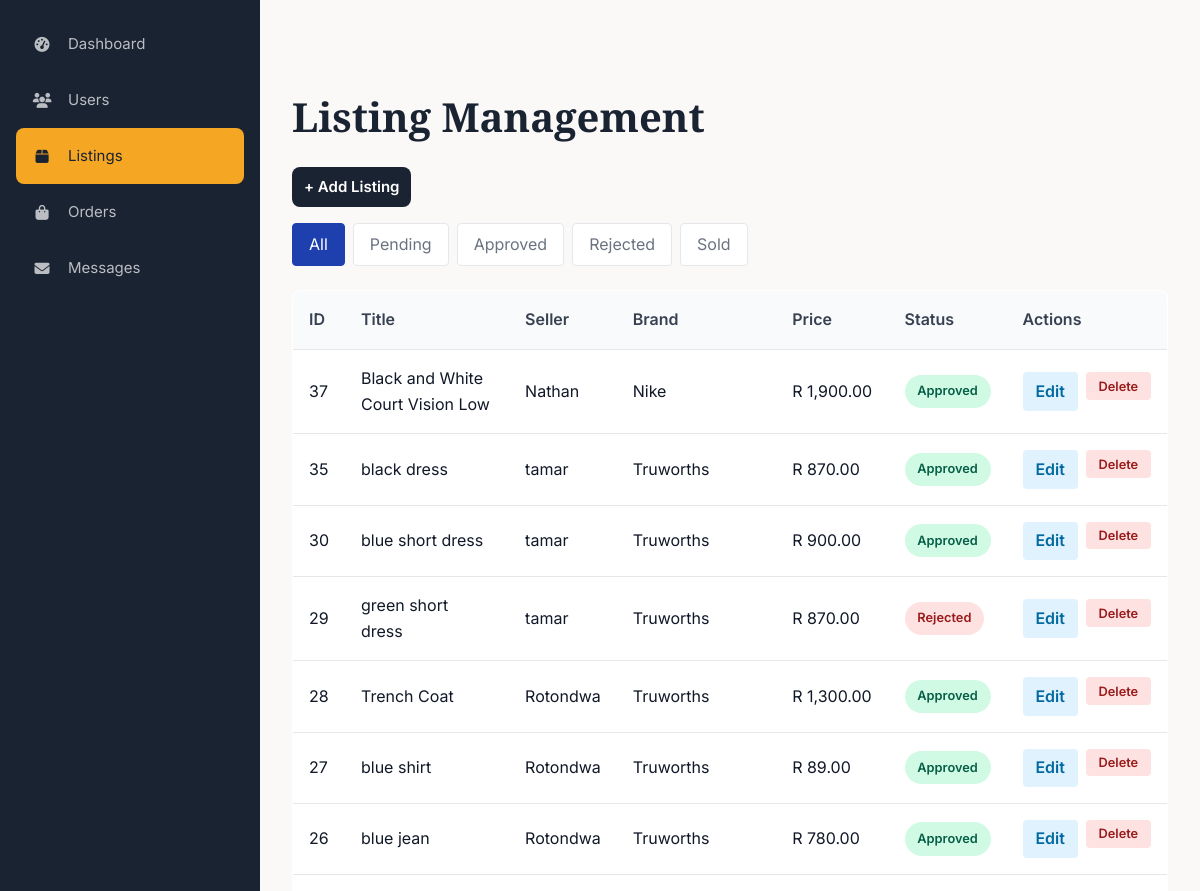
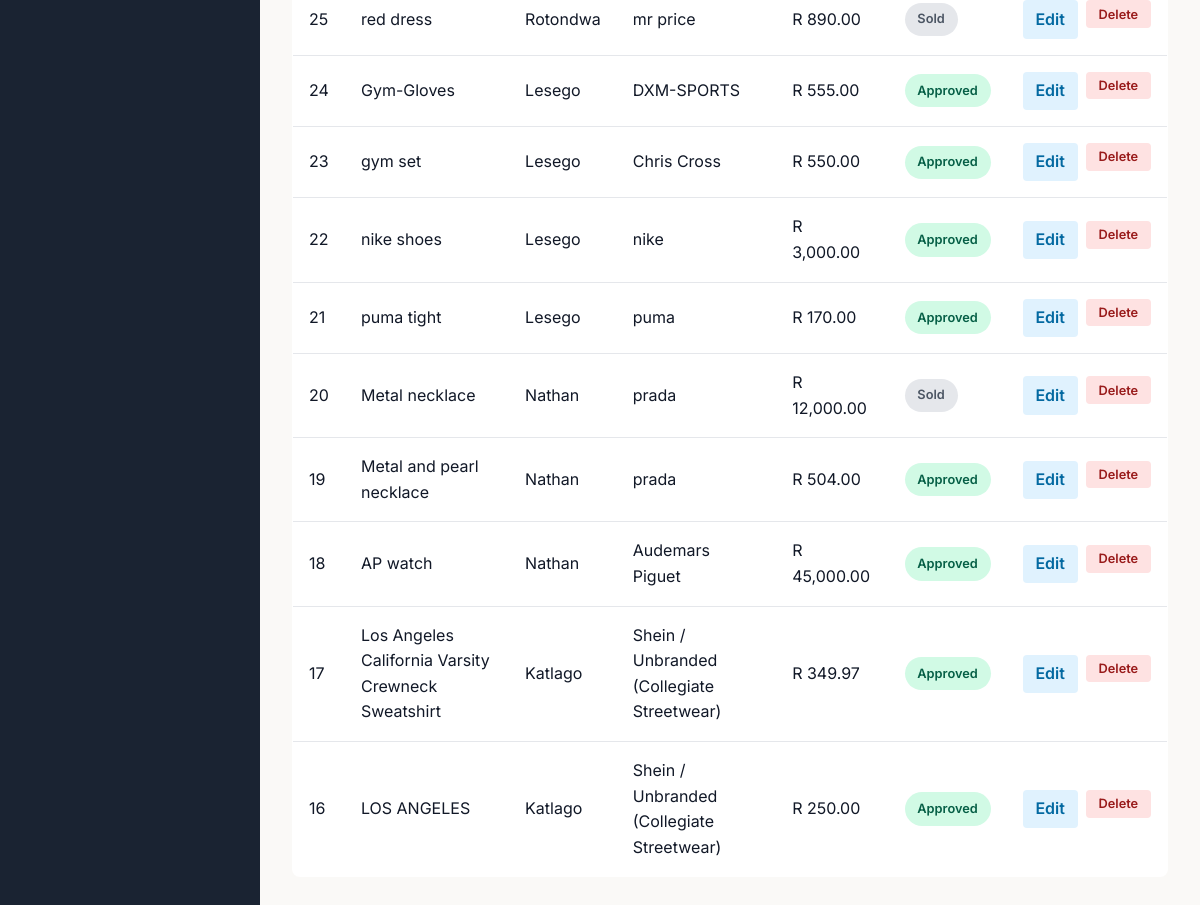
The page /Pastimes/admin/listings.php (signed in) on the database its author committed (2 pictures, top to bottom).
### tables this page shows
CREATE TABLE `tblclothes` (
  `clothingID` int(11) NOT NULL,
  `sellerID` int(11) NOT NULL,
  `title` varchar(150) NOT NULL,
  `brand` varchar(100) DEFAULT NULL,
  `category` enum('tops','bottoms','dresses','outerwear','footwear','accessories','activewear') DEFAULT NULL,
  `size` varchar(20) DEFAULT NULL,
  `itemCondition` enum('like new','good','fair') NOT NULL,
  `price` decimal(10,2) NOT NULL,
  `description` text DEFAULT NULL,
  `imagePath` varchar(255) DEFAULT 'images/default-clothing.jpg',
  `status` enum('pending','approved','sold','rejected') DEFAULT 'pending',
  `suggestedPrice` decimal(10,2) DEFAULT NULL,
  `co2Saved` decimal(5,2) DEFAULT 3.00,
  `waterSaved` int(11) DEFAULT 2700,
  `createdAt` timestamp NOT NULL DEFAULT current_timestamp()
);

CREATE TABLE `tbluser` (
  `userID` int(11) NOT NULL,
  `fullName` varchar(100) NOT NULL,
  `email` varchar(150) NOT NULL,
  `username` varchar(50) NOT NULL,
  `passwordHash` varchar(255) NOT NULL,
  `role` enum('buyer','seller','both') DEFAULT 'buyer',
  `status` enum('pending','active','suspended') DEFAULT 'pending',
  `address` text DEFAULT NULL,
  `city` varchar(100) DEFAULT NULL,
  `postalCode` varchar(20) DEFAULT NULL,
  `phone` varchar(20) DEFAULT NULL,
  `profilePic` varchar(255) DEFAULT 'images/default-avatar.png',
  `createdAt` timestamp NOT NULL DEFAULT current_timestamp()
);

### Pastimes/includes/functions.php (called while the page is built, shortened)
<?php
function sanitizeInput($data) {
    $data = trim($data);
    $data = stripslashes($data);
    $data = htmlspecialchars($data, ENT_QUOTES, 'UTF-8');
    return $data;
}
function formatPrice($amount) {
    return 'R ' . number_format($amount, 2);
}
?>

### Pastimes/admin/listings.php (the view, shortened to what this page needs)
<?php
require_once '../includes/DBConn.php';
require_once '../includes/functions.php';
$status = sanitizeInput($_GET['status'] ?? '');
$where = '';
$query = "SELECT c.*, u.fullName FROM tblClothes c JOIN tblUser u ON c.sellerID = u.userID $where ORDER BY c.createdAt DESC";
$result = $conn->query($query);
$listings = $result->fetch_all(MYSQLI_ASSOC);
?>
<?php include 'includes/admin-header.php'; ?>
<h1 style="margin: 0 0 1.5rem 0;">Listing Management</h1>
<div style="margin-bottom:1rem;">
    <a href="add_listing.php" class="btn btn-primary" style="padding:0.5rem 0.75rem;">+ Add Listing</a>
</div>
<div class="filter-tabs">
    <a href="listings.php" class="<?php echo empty($status) ? 'active' : ''; ?>">All</a>
    <a href="listings.php?status=pending" class="<?php echo $status === 'pending' ? 'active' : ''; ?>">Pending</a>
    <a href="listings.php?status=approved" class="<?php echo $status === 'approved' ? 'active' : ''; ?>">Approved</a>
    <a href="listings.php?status=rejected" class="<?php echo $status === 'rejected' ? 'active' : ''; ?>">Rejected</a>
    <a href="listings.php?status=sold" class="<?php echo $status === 'sold' ? 'active' : ''; ?>">Sold</a>
</div>
<table class="listings-table">
    <thead>
        <tr>
            <th>ID</th>
            <th>Title</th>
            <th>Seller</th>
            <th>Brand</th>
            <th>Price</th>
            <th>Status</th>
            <th>Actions</th>
        </tr>
    </thead>
    <tbody>
        <?php foreach ($listings as $listing): ?>
            <tr>
                <td><?php echo $listing['clothingID']; ?></td>
                <td><?php echo htmlspecialchars($listing['title']); ?></td>
                <td><?php echo htmlspecialchars($listing['fullName']); ?></td>
                <td><?php echo htmlspecialchars($listing['brand']); ?></td>
                <td><?php echo formatPrice($listing['price']); ?></td>
                <td>
                    <?php
                    $statusClass = 'status-' . $listing['status'];
                    ?>
                    <span class="status-badge <?php echo $statusClass; ?>"><?php echo ucfirst($listing['status']); ?></span>
                </td>
                <td>
                    <div class="action-buttons">
                        <a href="edit_listing.php?clothingID=<?php echo $listing['clothingID']; ?>" class="btn-edit" style="padding:0.4rem 0.8rem; background:#e0f2fe; color:#0369a1; border-radius:4px; text-decoration:none; font-weight:600;">Edit</a>
                        <form method="POST" style="display: inline;" onsubmit="return confirm('Are you sure?');">
                            <button type="submit" class="btn-delete">Delete</button>
                        </form>
                    </div>
                </td>
            </tr>
        <?php endforeach; ?>
    </tbody>
</table>
<?php include 'includes/admin-footer.php'; ?>

### Pastimes/css/style.css (style rules this page uses)
:root { --primary-dark: #1a2332; --primary-blue: #2c3e50; --accent-orange: #f5a623; --accent-teal: #00897b; --white: #ffffff; --off-white: #faf9f7; --cream: #f5f3ef; --light-gray: #e5e5e5; --medium-gray: #9ca3af; --dark-gray: #4b5563; --charcoal: #374151; --black: #111827; --success: #10b981; --success-light: #d1fae5; --warning: #f59e0b; --warning-light: #fef3c7; --error: #ef4444; --error-light: #fee2e2; --info: #3b82f6; --info-light: #dbeafe; --font-heading: 'Playfair Display', Georgia, serif; --font-body: 'Inter', -apple-system, BlinkMacSystemFont, sans-serif; --spacing-xs: 0.25rem; --spacing-sm: 0.5rem; --spacing-md: 1rem; --spacing-lg: 1.5rem; --spacing-xl: 2rem; --spacing-2xl: 3rem; --spacing-3xl: 4rem; --radius-sm: 4px; --radius-md: 8px; --radius-lg: 12px; --radius-xl: 16px; --radius-full: 9999px; --shadow-sm: 0 1px 2px rgba(0, 0, 0, 0.05); --shadow-md: 0 4px 6px -1px rgba(0, 0, 0, 0.1); --shadow-lg: 0 10px 15px -3px rgba(0, 0, 0, 0.1); --shadow-xl: 0 20px 25px -5px rgba(0, 0, 0, 0.1); --shadow-hover: 0 12px 40px rgba(0, 0, 0, 0.15); --transition-fast: 0.15s ease; --transition-base: 0.2s ease; --transition-slow: 0.3s ease; --z-dropdown: 100; --z-sticky: 200; --z-fixed: 300; --z-modal-backdrop: 400; --z-modal: 500; --z-toast: 600; }
*, *::before, *::after { box-sizing: border-box; margin: 0; padding: 0; }
html { scroll-behavior: smooth; -webkit-font-smoothing: antialiased; -moz-osx-font-smoothing: grayscale; }
body { font-family: var(--font-body); font-size: 16px; line-height: 1.6; color: var(--black); background-color: var(--off-white); min-height: 100vh; display: flex; flex-direction: column; }
a { text-decoration: none; color: inherit; transition: color var(--transition-base); }
button { font-family: inherit; cursor: pointer; border: none; background: none; }
h1, h2, h3, h4, h5, h6 { font-family: var(--font-heading); font-weight: 600; line-height: 1.3; color: var(--primary-dark); }
h1 { font-size: 2.5rem; }
.btn { display: inline-flex; align-items: center; justify-content: center; gap: var(--spacing-sm); padding: var(--spacing-md) var(--spacing-xl); font-size: 0.9375rem; font-weight: 600; border-radius: var(--radius-md); transition: all var(--transition-base); cursor: pointer; border: none; }
.btn-primary { background-color: var(--primary-dark); color: var(--white); }

### Pastimes/admin/listings.php (style rules this page uses)
.listings-table { width: 100%; border-collapse: collapse; background: white; border: 1px solid #e5e7eb; border-radius: 8px; overflow: hidden; }
.listings-table thead { background: #f9fafb; border-bottom: 1px solid #e5e7eb; }
.listings-table th { padding: 1rem; text-align: left; font-weight: 600; color: #374151; }
.listings-table td { padding: 1rem; border-bottom: 1px solid #e5e7eb; }
.listings-table tbody tr:last-child td { border-bottom: none; }
.status-badge { display: inline-block; padding: 0.4rem 0.8rem; border-radius: 999px; font-size: 0.8rem; font-weight: 600; }
.status-approved { background: #d1fae5; color: #065f46; }
.status-rejected { background: #fee2e2; color: #991b1b; }
.status-sold { background: #e5e7eb; color: #4b5563; }
.action-buttons { display: flex; gap: 0.5rem; }
.action-buttons button { padding: 0.4rem 0.8rem; border: none; border-radius: 4px; cursor: pointer; font-size: 0.8rem; font-weight: 600; }
.btn-delete { background: #fee2e2; color: #991b1b; }
.filter-tabs { display: flex; gap: 0.5rem; margin-bottom: 1.5rem; }
.filter-tabs a { padding: 0.5rem 1rem; border-radius: 4px; background: white; border: 1px solid #e5e7eb; text-decoration: none; color: #6b7280; }
.filter-tabs a.active { background: #1e40af; color: white; border-color: #1e40af; }

### rows shown on the page
tblclothes: clothingID "37", title "Black and White Court Vision Low", sellerID.fullName "Nathan", brand "Nike", price "R 1,900.00", status "Approved"
tblclothes: clothingID "35", title "black dress", sellerID.fullName "tamar", brand "Truworths", price "R 870.00", status "Approved"
tblclothes: clothingID "30", title "blue short dress", sellerID.fullName "tamar", brand "Truworths", price "R 900.00", status "Approved"
tblclothes: clothingID "29", title "green short dress", sellerID.fullName "tamar", brand "Truworths", price "R 870.00", status "Rejected"
tblclothes: clothingID "28", title "Trench Coat", sellerID.fullName "Rotondwa", brand "Truworths", price "R 1,300.00", status "Approved"
tblclothes: clothingID "27", title "blue shirt", sellerID.fullName "Rotondwa", brand "Truworths", price "R 89.00", status "Approved"
tblclothes: clothingID "26", title "blue jean", sellerID.fullName "Rotondwa", brand "Truworths", price "R 780.00", status "Approved"
tblclothes: clothingID "25", title "red dress", sellerID.fullName "Rotondwa", brand "mr price", price "R 890.00", status "Sold"
tblclothes: clothingID "24", title "Gym-Gloves", sellerID.fullName "Lesego", brand "DXM-SPORTS", price "R 555.00", status "Approved"
tblclothes: clothingID "23", title "gym set", sellerID.fullName "Lesego", brand "Chris Cross", price "R 550.00", status "Approved"
tblclothes: clothingID "22", title "nike shoes", sellerID.fullName "Lesego", brand "nike", price "R 3,000.00", status "Approved"
tblclothes: clothingID "21", title "puma tight", sellerID.fullName "Lesego", brand "puma", price "R 170.00", status "Approved"
tblclothes: clothingID "20", title "Metal necklace", sellerID.fullName "Nathan", brand "prada", price "R 12,000.00", status "Sold"
tblclothes: clothingID "19", title "Metal and pearl necklace", sellerID.fullName "Nathan", brand "prada", price "R 504.00", status "Approved"
tblclothes: clothingID "18", title "AP watch", sellerID.fullName "Nathan", brand "Audemars Piguet", price "R 45,000.00", status "Approved"
tblclothes: clothingID "17", title "Los Angeles California Varsity Crewneck Sweatshirt", sellerID.fullName "Katlago", brand "Shein / Unbranded (Collegiate Streetwear)", price "R 349.97", status "Approved"
tblclothes: clothingID "16", title "LOS ANGELES", sellerID.fullName "Katlago", brand "Shein / Unbranded (Collegiate Streetwear)", price "R 250.00", status "Approved"
